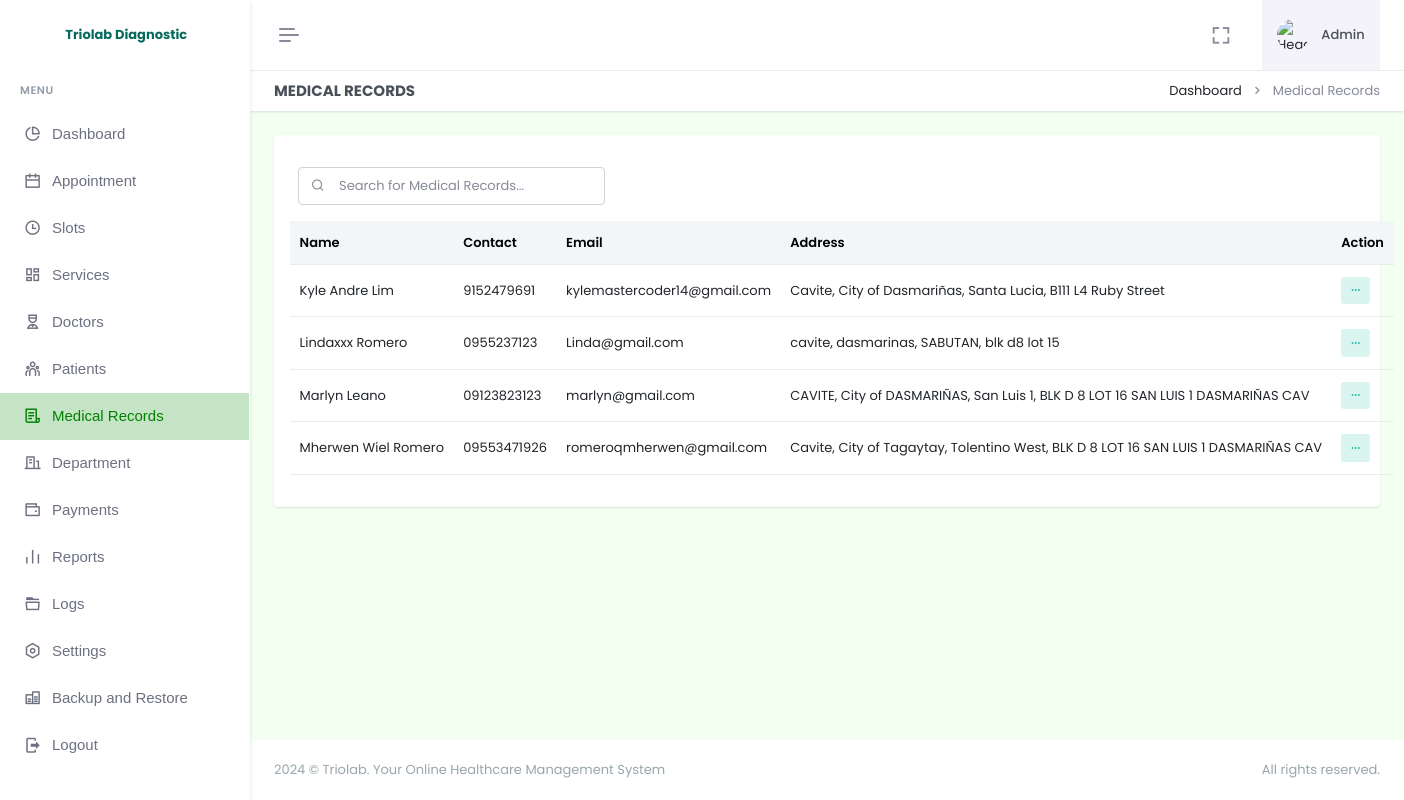
Page /admin/medical-records.php (signed in) on the earlier database version.
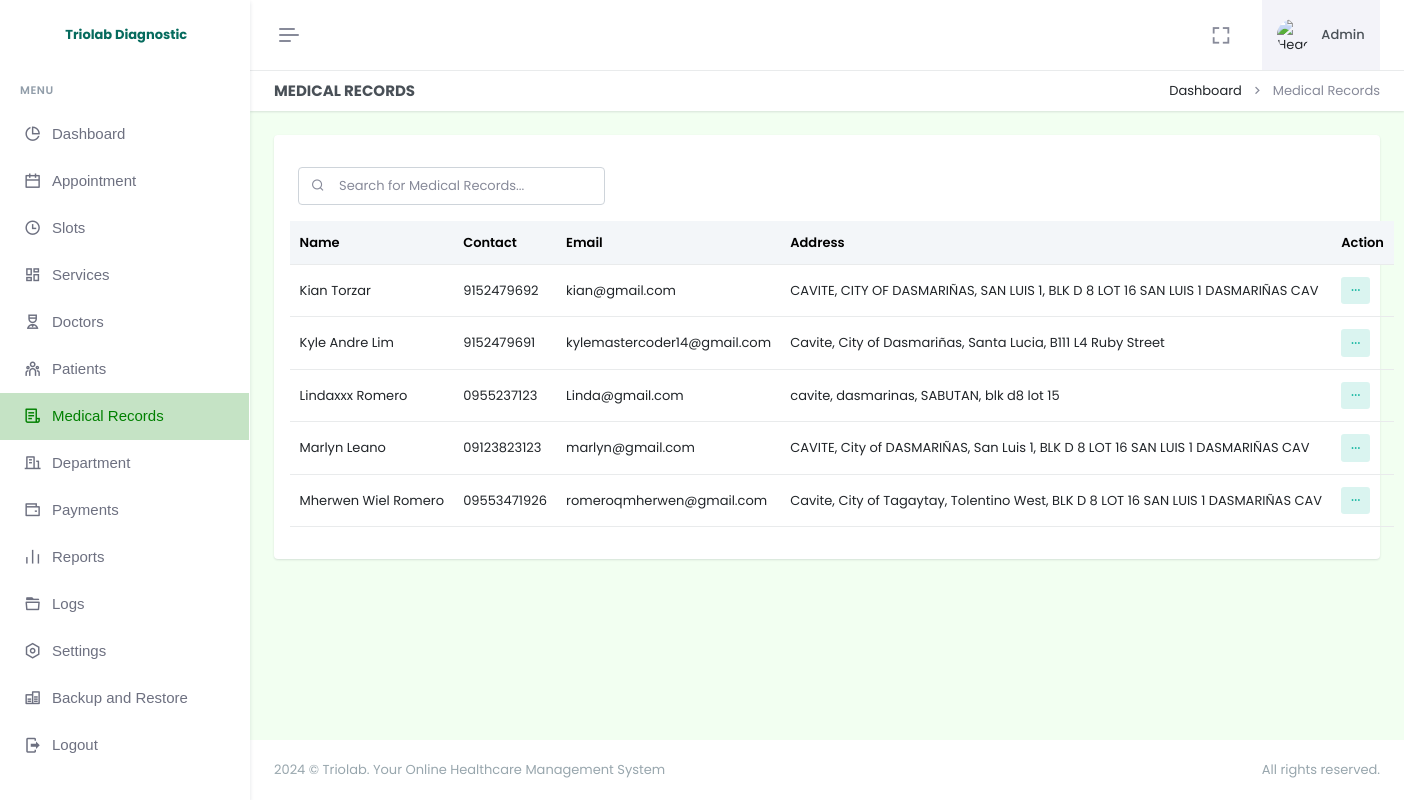
Same page on the later database version.
### tables this page shows
CREATE TABLE `patient` (
  `id` int(11) NOT NULL AUTO_INCREMENT,
  `firstname` varchar(255) NOT NULL,
  `lastname` varchar(255) NOT NULL,
  `age` varchar(255) NOT NULL,
  `sex` varchar(255) NOT NULL,
  `email` varchar(255) NOT NULL,
  `dob` varchar(255) DEFAULT NULL,
  `birthplace` varchar(255) DEFAULT NULL,
  `contact` varchar(255) DEFAULT NULL,
  `password` varchar(255) NOT NULL,
  `province` varchar(255) DEFAULT NULL,
  `city` varchar(255) DEFAULT NULL,
  `barangay` varchar(255) DEFAULT NULL,
  `street` varchar(255) DEFAULT NULL,
  `date_added` timestamp NOT NULL DEFAULT current_timestamp(),
  PRIMARY KEY (`id`)
);

### admin/medical-records.php (the view, shortened to what the changed rows need)
<!doctype html>
<html lang="en" data-layout="vertical" data-topbar="light" data-sidebar="light" data-sidebar-size="lg" data-sidebar-image="none" data-preloader="disable" data-theme="default" data-theme-colors="green">
<head>
    <link rel="stylesheet" href="https://cdn.jsdelivr.net/npm/flatpickr/dist/flatpickr.min.css">
    <link href="assets/css/bootstrap.min.css" rel="stylesheet" type="text/css" />
    <link href="assets/css/icons.min.css" rel="stylesheet" type="text/css" />
    <link href="assets/css/app.min.css" rel="stylesheet" type="text/css" />
    <link href="assets/css/custom.min.css" rel="stylesheet" type="text/css" />
    <link rel="stylesheet" href="assets/css/sweetalert.css">
</head>
<body style="background-color: #F2FFF1">
    <div id="layout-wrapper">
        <?php require "header.php"; ?>
        <div class="main-content">
            <div class="page-content">
                <div class="container-fluid">
                    <div class="row">
                        <div class="col-12">
                            <div class="card">
                                <div class="card-body">
                                    <table class="table align-middle table-nowrap" id="patientTable">
                                        <thead class="table-light">
                                            <tr>
                                                <th>Name</th>
                                                <th>Contact</th>
                                                <th>Email</th>
                                                <th>Address</th>
                                                <th>Action</th>
                                            </tr>
                                        </thead>
                                        <tbody class="list">
                                            <?php
                                            $selectPatient = $pdo->prepare("
                                                SELECT *
                                                FROM patient
                                                ORDER BY firstname ASC
                                            ");
                                            $selectPatient->execute();
                                            if ($selectPatient->rowCount() > 0) {
                                                while ($row = $selectPatient->fetch(PDO::FETCH_ASSOC)) {
                                                    $fullname = htmlspecialchars($row['firstname']) . " " . htmlspecialchars($row['lastname']);
                                            ?>
                                                    <tr>
                                                        <td><?= $fullname; ?></td>
                                                        <td><?= htmlspecialchars($row['contact']); ?></td>
                                                        <td><?= htmlspecialchars($row['email']); ?></td>
                                                        <td><?= htmlspecialchars($row['province'] . ', ' . $row['city'] . ', ' . $row['barangay'] . ', ' . $row['street']); ?></td>
                                                        <td>
                                                            <div class="dropdown d-inline-block">
                                                                <button class="btn btn-soft-success btn-sm dropdown" type="button" data-bs-toggle="dropdown" aria-expanded="false">
                                                                    <i class="ri-more-fill align-middle"></i>
                                                                </button>
                                                            </div>
                                                        </td>
                                                    </tr>
                                                <?php
                                                }
                                            }
                                            ?>
                                        </tbody>
                                    </table>
                                </div>
                            </div>
                        </div>
                    </div>
                </div>
            </div>
        </div>
    </div>
</body>
</html>

Differences in the rows shown:
added patient: fullname "Kian Torzar", contact "9152479692", email "kian@gmail.com", province+city+barangay "CAVITE, CITY OF DASMARIÑAS, SAN LUIS 1, BLK D 8 LOT 16 SAN LUIS 1 DASMARIÑAS CAV"
